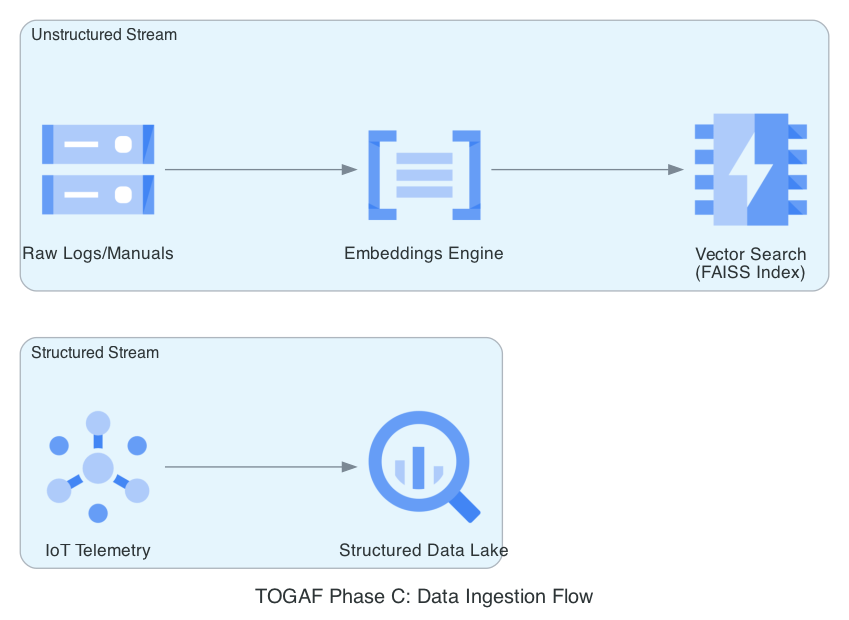

This figure's Python source:
from diagrams import Diagram, Cluster, Edge
from diagrams.gcp.analytics import Pubsub, BigQuery
from diagrams.gcp.storage import GCS
from diagrams.gcp.database import Memorystore
from diagrams.gcp.ml import NaturalLanguageAPI

graph_attr = {
    "pad": "0.1",
    "nodesep": "1.2",
    "ranksep": "2.0",
    "bgcolor": "transparent"
}

with Diagram(
    "TOGAF Phase C: Data Ingestion Flow", 
    show=False, 
    filename="asset_ingestion_flow", 
    direction="LR", 
    graph_attr=graph_attr
):
    with Cluster("Structured Stream"):
        telemetry = Pubsub("IoT Telemetry")
        warehouse = BigQuery("Structured Data Lake")

    with Cluster("Unstructured Stream"):
        logs = GCS("Raw Logs/Manuals")
        vector_db = Memorystore("Vector Search\n(FAISS Index)")
        embed = NaturalLanguageAPI("Embeddings Engine")

    telemetry >> warehouse
    logs >> embed >> vector_db
